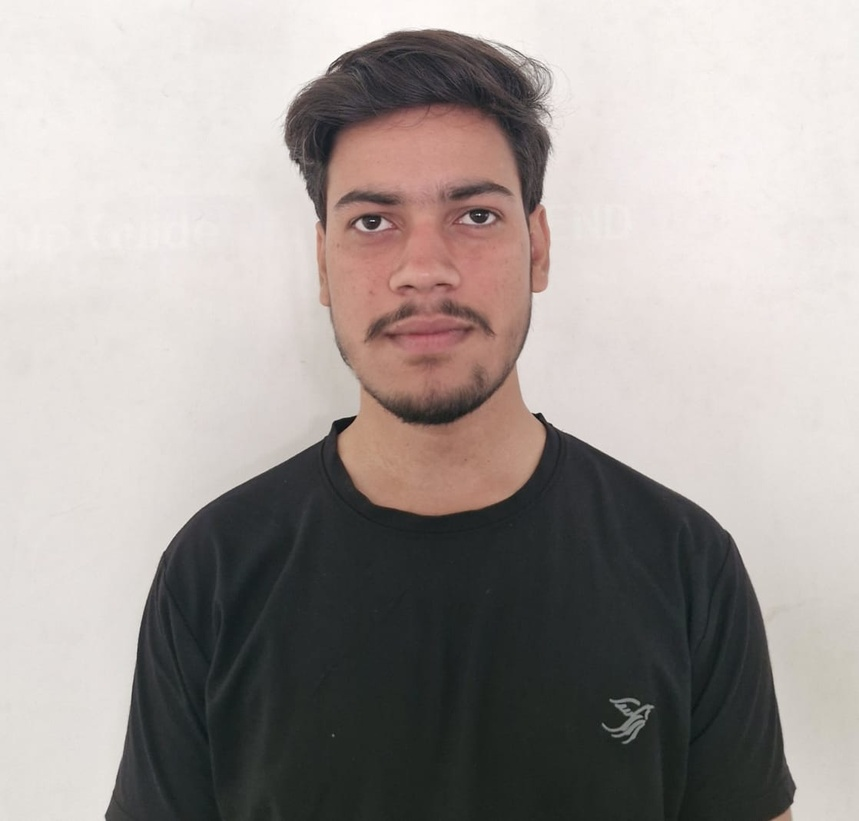
#> input picture sandeep.jpeg, 859 x 821 px, shrunk from 1118 x 1068 before the run
$ python image_verifivation.py
#> lines starting #> are read from the running program, lines starting #| are printed output that depends on the picture; after the words box and inside, x2 and y2 are one past the last pixel; in counts of white or black regions, pixels touching at a corner belong together
import cv2


image = cv2.imread("sandeep.jpeg")
#> image is the input picture: shape (821, 859, 3); mean B, G, R 152, 155.2, 162.2
face_cascade = cv2.CascadeClassifier(cv2.data.haarcascades + "haarcascade_frontalface_default.xml")

faces = face_cascade.detectMultiScale(image, 1.3, 5)
#> faces = [[280, 107, 289, 289]]
for (x, y, w, h) in faces:
    cv2.rectangle(image, (x, y), (x + w, y + h), (0, 0, 0), 3)
    cv2.putText(image, "Sandeep", (x, y - 10), cv2.FONT_HERSHEY_SIMPLEX, 1, (149, 6, 6), 4)
#> this loop made 1 pass
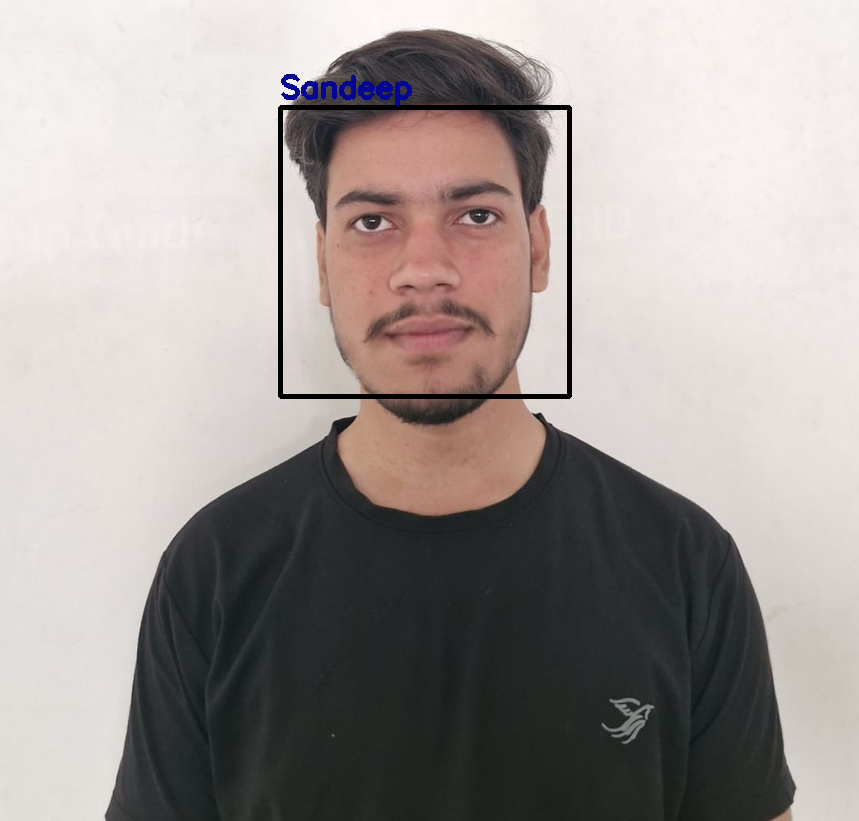
#> image: shape (821, 859, 3); 1.05% of pixels changed, all inside (x1, y1, x2, y2) = (278, 74, 572, 399)
cv2.imshow('Face Detection', image)
cv2.waitKey(0)
cv2.destroyAllWindows()
